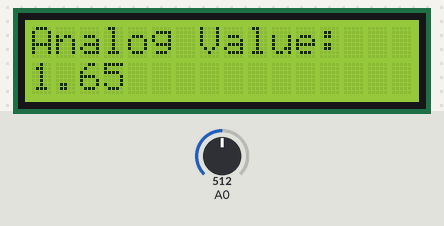
This sketch was run on a simulated ESP8266 (NodeMCU). On the bench: 16×2 character LCD. The test bench sets the inputs (shaded band); at power-on: A0 = 512. WiFi joins after 1.5 s; servers stay silent unless stated; what the sketch prints to the serial monitor is not drawn.

Above: at 2.7 s.
2.8 s: A0 set to 716
At 4.1 s:
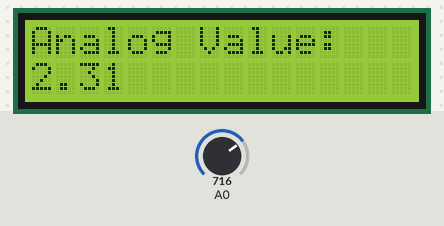
4.5 s: A0 set to 900
At 5.5 s:
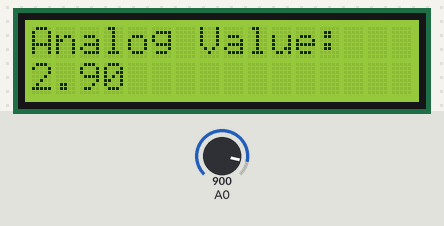
6.6 s: A0 set to 1023
At 6.9 s:
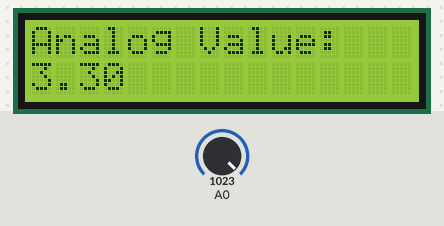
Timing chart, 0 to 9.6 s (numbered marks = the images above; inputs shaded):
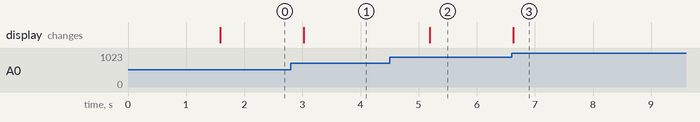

The sketch:

EBHM_Demo_Remote.ino
```cpp
#include <ESP8266WiFi.h>

#include <LiquidCrystal_I2C.h>

const char* ssid = "EBHM_Demo";     // SSID of the access point
const char* password = "12345678";   // Password of the access point
const char* host = "192.168.4.1";    // IP address of NodeMCU B
// LCD configuration
LiquidCrystal_I2C lcd(0x27, 16, 2);  // Address 0x27, 16 columns and 2 rows

void setup() {
  Serial.begin(115200);


  lcd.init();                      // Initialize LCD
  lcd.backlight();                 // Turn on backlight
  WiFi.begin(ssid, password);

  while (WiFi.status() != WL_CONNECTED) {
    delay(500);
    Serial.print(".");
  }

  Serial.println("");
  Serial.println("WiFi connected");
  Serial.print("IP address: ");
  Serial.println(WiFi.localIP());
}

void loop() {
  // Read analog value from pin A0
  int analogValue = analogRead(A0);
  float value_sent = analogValue * (3.3 /1024.0);
  lcd.clear();
  lcd.setCursor(0, 0);
  Serial.println(value_sent);
  lcd.print("Analog Value:");
  lcd.setCursor(0, 1);
  lcd.print(value_sent);

  // Create the URL with the analog value as a parameter
  String url = "/voltage?value=" + String(value_sent);

  // Send HTTP GET request to NodeMCU B
  WiFiClient client;
  if (client.connect(host, 80)) {
    client.print(String("GET ") + url + " HTTP/1.1\r\n" +
                 "Host: " + host + "\r\n" +
                 "Connection: close\r\n\r\n");
    client.stop();
  } else {
    Serial.println("Connection failed");
  }

  // Wait for a while before sending the next request
  delay(500);  // Adjust delay as needed
}
```

Measured:
- after the input at 2.8 s, the display: changes after 0.23 s (image 1)
- after the input at 4.5 s, the display: changes after 0.69 s (image 2)
- after the input at 6.6 s, the display: changes at once (image 3)
